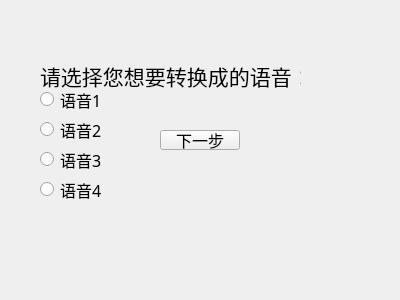
<?xml version="1.0" encoding="UTF-8"?>
<ui version="4.0">
 <class>RestrictedTrans_2</class>
 <widget class="QWidget" name="RestrictedTrans_2">
  <property name="geometry">
   <rect>
    <x>0</x>
    <y>0</y>
    <width>400</width>
    <height>300</height>
   </rect>
  </property>
  <property name="windowTitle">
   <string>Form</string>
  </property>
  <widget class="QLabel" name="label">
   <property name="geometry">
    <rect>
     <x>40</x>
     <y>60</y>
     <width>261</width>
     <height>31</height>
    </rect>
   </property>
   <property name="font">
    <font>
     <family>华文行楷</family>
     <pointsize>16</pointsize>
    </font>
   </property>
   <property name="text">
    <string>请选择您想要转换成的语音：</string>
   </property>
  </widget>
  <widget class="QPushButton" name="nextBtn">
   <property name="geometry">
    <rect>
     <x>160</x>
     <y>130</y>
     <width>80</width>
     <height>20</height>
    </rect>
   </property>
   <property name="font">
    <font>
     <family>华文新魏</family>
     <pointsize>12</pointsize>
    </font>
   </property>
   <property name="text">
    <string>下一步</string>
   </property>
  </widget>
  <widget class="QRadioButton" name="radioButton">
   <property name="geometry">
    <rect>
     <x>40</x>
     <y>90</y>
     <width>81</width>
     <height>19</height>
    </rect>
   </property>
   <property name="font">
    <font>
     <family>华文新魏</family>
     <pointsize>12</pointsize>
    </font>
   </property>
   <property name="text">
    <string>语音1</string>
   </property>
   <attribute name="buttonGroup">
    <string notr="true">buttonGroup</string>
   </attribute>
  </widget>
  <widget class="QRadioButton" name="radioButton_5">
   <property name="geometry">
    <rect>
     <x>40</x>
     <y>120</y>
     <width>81</width>
     <height>19</height>
    </rect>
   </property>
   <property name="font">
    <font>
     <family>华文新魏</family>
     <pointsize>12</pointsize>
    </font>
   </property>
   <property name="text">
    <string>语音2</string>
   </property>
   <attribute name="buttonGroup">
    <string notr="true">buttonGroup</string>
   </attribute>
  </widget>
  <widget class="QRadioButton" name="radioButton_6">
   <property name="geometry">
    <rect>
     <x>40</x>
     <y>150</y>
     <width>81</width>
     <height>19</height>
    </rect>
   </property>
   <property name="font">
    <font>
     <family>华文新魏</family>
     <pointsize>12</pointsize>
    </font>
   </property>
   <property name="text">
    <string>语音3</string>
   </property>
   <attribute name="buttonGroup">
    <string notr="true">buttonGroup</string>
   </attribute>
  </widget>
  <widget class="QRadioButton" name="radioButton_7">
   <property name="geometry">
    <rect>
     <x>40</x>
     <y>180</y>
     <width>81</width>
     <height>19</height>
    </rect>
   </property>
   <property name="font">
    <font>
     <family>华文新魏</family>
     <pointsize>12</pointsize>
    </font>
   </property>
   <property name="text">
    <string>语音4</string>
   </property>
   <attribute name="buttonGroup">
    <string notr="true">buttonGroup</string>
   </attribute>
  </widget>
 </widget>
 <resources/>
 <connections/>
 <buttongroups>
  <buttongroup name="buttonGroup"/>
 </buttongroups>
</ui>
